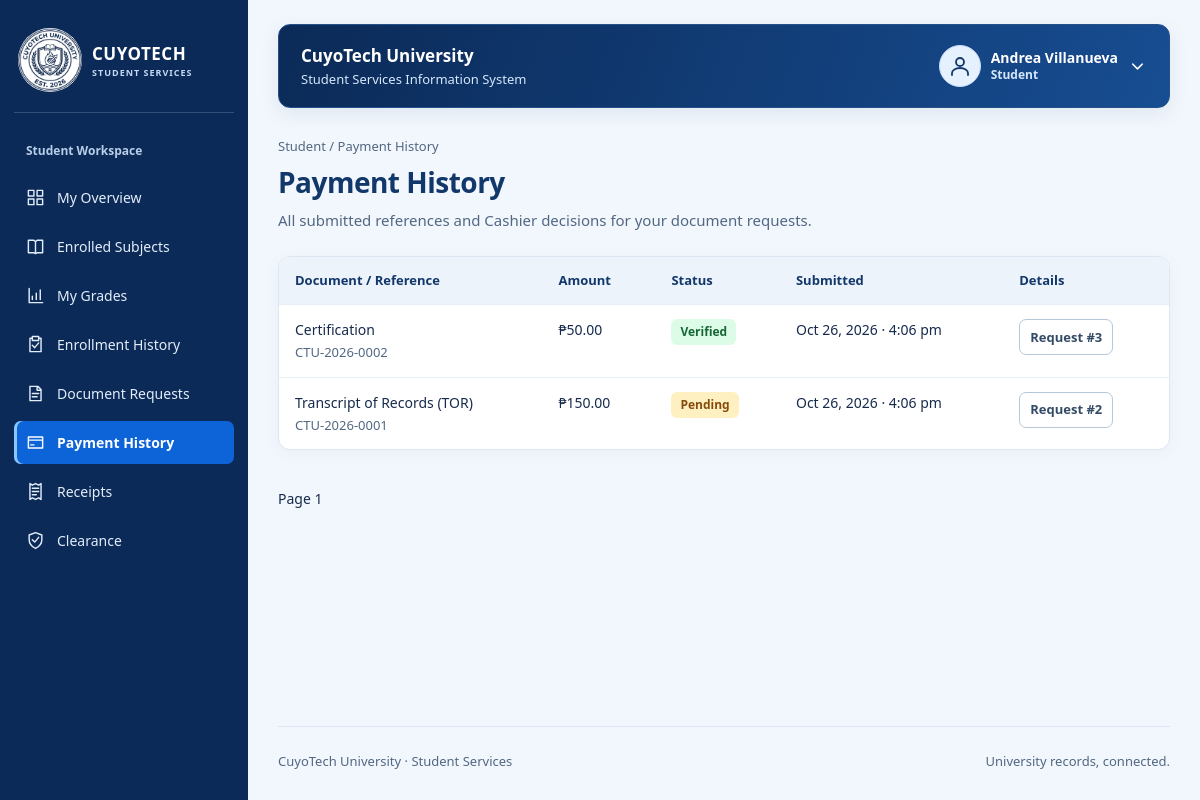
The page /student/payments.php (signed in) on the database its author committed.
### tables this page shows
CREATE TABLE IF NOT EXISTS students (
    student_id INT AUTO_INCREMENT PRIMARY KEY,
    account_id INT NOT NULL UNIQUE,
    department_id INT NOT NULL,
    student_number VARCHAR(30) NOT NULL UNIQUE,
    first_name VARCHAR(200) NOT NULL,
    last_name VARCHAR(200) NOT NULL,
    academic_status VARCHAR(20) NOT NULL DEFAULT 'ACTIVE',
    FOREIGN KEY (account_id) REFERENCES accounts(account_id),
    FOREIGN KEY (department_id) REFERENCES departments(department_id)
);

CREATE TABLE IF NOT EXISTS accounts (
    account_id INT AUTO_INCREMENT PRIMARY KEY,
    email VARCHAR(254) NOT NULL UNIQUE,
    password_hash VARCHAR(255) NOT NULL,
    account_role VARCHAR(10) NOT NULL,
    is_active BOOLEAN NOT NULL DEFAULT TRUE,
    created_at DATETIME NOT NULL DEFAULT CURRENT_TIMESTAMP,
    updated_at DATETIME NOT NULL DEFAULT CURRENT_TIMESTAMP ON UPDATE CURRENT_TIMESTAMP
);

CREATE TABLE IF NOT EXISTS payments (
    payment_id INT AUTO_INCREMENT PRIMARY KEY,
    request_id INT NOT NULL,
    amount DECIMAL(10,2) NOT NULL,
    transaction_ref VARCHAR(100) NULL UNIQUE,
    payment_status VARCHAR(20) NOT NULL DEFAULT 'PENDING',
    submitted_at DATETIME NOT NULL DEFAULT CURRENT_TIMESTAMP,
    verified_by_staff_id INT NULL,
    verified_at DATETIME NULL,
    remarks VARCHAR(1000) NULL,
    FOREIGN KEY (request_id) REFERENCES document_requests(request_id),
    FOREIGN KEY (verified_by_staff_id) REFERENCES staff_users(staff_id)
);

CREATE TABLE IF NOT EXISTS document_types (
    document_type_id INT AUTO_INCREMENT PRIMARY KEY,
    document_name VARCHAR(120) NOT NULL UNIQUE,
    fee_amount DECIMAL(10,2) NOT NULL,
    clearance_required BOOLEAN NOT NULL,
    is_active BOOLEAN NOT NULL DEFAULT TRUE
);

### config/database.php (called while the page is built)
<?php
function config(): array
{
    return [
        'host' => '127.0.0.1',
        'port' => '3306',
        'database' => 'cuyotech_ssis_db',
        'username' => 'root',
        'password' => '',
        'base_url' => '/CuyoTech-SSIS',
        'campus_image' => '',
        'grade_values' => [],
    ];
}
function db(): PDO
{
    static $pdo;
    if (!$pdo) {
        $c = config();
        $pdo = new PDO(
            "mysql:host={$c['host']};port={$c['port']};dbname={$c['database']}",
            $c['username'],
            $c['password'],
            [
                PDO::ATTR_ERRMODE => PDO::ERRMODE_EXCEPTION,
                PDO::ATTR_DEFAULT_FETCH_MODE => PDO::FETCH_ASSOC,
                PDO::ATTR_EMULATE_PREPARES => false,
            ]
        );
        $pdo->exec("SET time_zone = '+00:00'");
    }
    return $pdo;
}

### includes/auth.php (called while the page is built, shortened)
<?php
require_once __DIR__ . '/functions.php';
function current_user(): ?array
{
    $user = one('SELECT a.account_id, a.email, a.account_role, a.is_active,
        COALESCE(s.first_name,f.first_name) AS first_name,COALESCE(s.last_name,f.last_name) AS last_name,
        s.student_id, s.department_id AS student_department_id, TRIM(CONCAT(s.first_name,CHAR(32),s.last_name)) AS student_name,
        f.staff_id, TRIM(CONCAT(f.first_name,CHAR(32),f.last_name)) AS staff_name, f.staff_role, f.access_scope, f.department_id
        FROM accounts a LEFT JOIN students s ON s.account_id=a.account_id
        LEFT JOIN staff_users f ON f.account_id=a.account_id WHERE a.account_id=?', [$_SESSION['account_id']]);
    $user['role'] = $user['account_role'] === 'STUDENT' ? 'STUDENT' : $user['staff_role'];
    $user['full_name'] = $user['student_name'] ?: $user['staff_name'];
    return $user;
}
function require_role(string ...$allowed): array
{
    $user = current_user();
    return $user;
}
function portal(array $user): string
{
    return strtolower($user['role']);
}

### student/payments.php (the view, shortened to what this page needs)
<?php
require_once __DIR__ . '/../includes/auth.php';
$user = require_role('STUDENT');
$list = rows('SELECT p.*,d.document_name,z.receipt_id FROM payments p JOIN document_requests r ON r.request_id=p.request_id JOIN document_types d ON d.document_type_id=r.document_type_id LEFT JOIN receipts z ON z.payment_id=p.payment_id WHERE r.student_id=? ORDER BY p.payment_id DESC' . page_limit(), [$user['student_id']]);
$title = 'Payment History';
$subtitle = 'All submitted references and Cashier decisions for your document requests.';
require __DIR__ . '/../includes/header.php';
?>
<section class="panel flush">
    <div class="table-wrap">
        <table>
            <thead>
                <tr>
                    <th>Document / Reference</th>
                    <th>Amount</th>
                    <th>Status</th>
                    <th>Submitted</th>
                    <th>Details</th>
                </tr>
            </thead>
            <tbody>
                <?php foreach ($list as $row): ?>
                    <tr>
                        <td>
                            <?= e($row['document_name']) ?>
                            <span class="muted">
                                <?= e($row['transaction_ref']) ?>
                            </span>
                        </td>
                        <td>
                            <?= e(money($row['amount'])) ?>
                        </td>
                        <td>
                            <?= badge($row['payment_status']) ?>
                        </td>
                        <td>
                            <?= e(date_label($row['submitted_at'])) ?>
                        </td>
                        <td>
                            <a class="button secondary compact" href="<?= e(url('student/request-details.php?id=' . $row['request_id'])) ?>">Request #<?= e($row['request_id']) ?>
                            </a>
                        </td>
                    </tr>
                <?php endforeach; ?>
            </tbody>
        </table>
    </div>
</section>
<?php pagination(); ?>
<?php require __DIR__ . '/../includes/footer.php'; ?>

### includes/header.php (shortened to what this page needs)
<!doctype html>
<html lang="en">
<head>
    <link rel="stylesheet" href="<?= e(url('assets/css/app.css')) ?>">
</head>
<body class="portal-layout">
    <header class="topbar">
        <div class="workspace-name">CuyoTech University<small>Student Services Information System</small></div>
        <button type="button" class="menu-toggle" aria-controls="portal-nav" aria-expanded="false"><?= icon('menu') ?> Menu</button>
        <details class="profile-menu">
            <summary aria-label="Open account menu">
                <span class="avatar"><?= icon('profile') ?></span>
                <span class="profile-identity"><strong><?= e($user['full_name']) ?></strong><small><?= e(ui_label($user['role'])) ?></small></span>
                <?= icon('chevron') ?>
            </summary>
        </details>
    </header>
    <div class="shell">
        <?php require __DIR__ . '/sidebar.php'; ?>
        <main class="content" id="main" tabindex="-1">
            <div class="eyebrow">
                <?= e(ui_label($user['role'])) ?> / <?= e(ucwords($title)) ?>
            </div>
            <div class="page-heading">
                <div>
                    <h1>
                        <?= e(ucwords($title)) ?>
                    </h1>
                    <?php if (!empty($subtitle)): ?><p><?= e($subtitle) ?></p><?php endif; ?>
                </div>
            </div>

### includes/functions.php (shortened to what this page needs)
<?php
require_once __DIR__ . '/../config/database.php';
function e($value): string
{
    return htmlspecialchars((string) ($value ?? ''), ENT_QUOTES | ENT_SUBSTITUTE, 'UTF-8');
}
function url(string $path): string
{
    return config()['base_url'] . '/' . ltrim($path, '/');
}
function query(string $sql, array $params = []): PDOStatement
{
    $stmt = db()->prepare($sql);
    $stmt->execute($params);
    return $stmt;
}
function rows(string $sql, array $params = []): array
{
    return query($sql, $params)->fetchAll();
}
function one(string $sql, array $params = []): ?array
{
    return query($sql, $params)->fetch() ?: null;
}
function input(string $name, string $default = ''): string
{
    $value = $_POST[$name] ?? $_GET[$name] ?? $default;
    return is_string($value) ? trim($value) : $default;
}
function money($value): string
{
    return '₱' . number_format((float) $value, 2);
}
function date_label(?string $value): string
{
    return $value ? (new DateTimeImmutable($value, new DateTimeZone('UTC')))->setTimezone(new DateTimeZone('Asia/Manila'))->format('M j, Y · g:i a') : '—';
}
function badge(string $value): string
{
    return '<span class="badge ' . e(strtolower($value)) . '">' . e(ui_label($value)) . '</span>';
}
function page_limit(): string
{
    $page = max(1, min(100000, (int) input('page', '1')));
    return ' LIMIT 21 OFFSET ' . (($page - 1) * 20);
}
function pagination(): void
{
    $page = max(1, (int) input('page', '1'));
    echo '<nav class="pagination" aria-label="Pagination">';
    echo '<span>Page ' . e($page) . '</span>
</nav>';
}
function icon(string $name): string
{
    $aliases = ['accounts' => 'users', 'students' => 'student', 'departments' => 'building', 'courses' => 'graduation', 'subjects' => 'book', 'enrollments' => 'enrollment', 'terms' => 'calendar', 'grades' => 'results', 'document-requests' => 'file', 'service-catalog' => 'catalog', 'receipts' => 'receipt', 'payments' => 'payment', 'clearance' => 'shield', 'clearances' => 'shield', 'clearance-status' => 'shield', 'activity-log' => 'activity'];
    $paths = [
        'enrollment' => 'M8 4H5v17h14V4h-3 M8 2h8v5H8z M8 13l3 3 5-6',
        'student' => 'M5 21v-2a7 5 0 0 1 14 0v2 M8 8v3a4 4 0 0 0 8 0V8 M3 5l9-4 9 4-9 4z M21 5v7',
        'building' => 'M4 21V3h16v18 M2 21h20 M8 7h2 M14 7h2 M8 11h2 M14 11h2 M10 21v-6h4v6',
        'graduation' => 'M2 8l10-5 10 5-10 5z M6 11v6q6 5 12 0v-6 M22 8v10',
        'results' => 'M4 3v18h17 M8 17v-4 M13 17V9 M18 17V5',
        'receipt' => 'M5 2l3 2 4-2 4 2 3-2v20l-3-2-4 2-4-2-3 2z M8 8h8 M8 12h8 M8 16h5',
        'shield' => 'M12 2l8 3v6c0 5-4 9-8 11-4-2-8-6-8-11V5z m-4 9 3 3 5-6',
        'catalog' => 'M4 3h16v18H4z M8 7h2 M13 7h3 M8 12h2 M13 12h3 M8 17h2 M13 17h3',
        'back' => 'M20 12H4 m7-7-7 7 7 7',
        'chevron' => 'm6 9 6 6 6-6',
        'dashboard' => 'M3 3h7v7H3z M14 3h7v7h-7z M3 14h7v7H3z M14 14h7v7h-7z',
        'users' => 'M16 21v-2a4 4 0 0 0-4-4H6a4 4 0 0 0-4 4v2 M9 11a4 4 0 1 0 0-8 4 4 0 0 0 0 8 M17 4a4 4 0 0 1 0 8 M22 21v-2a4 4 0 0 0-3-4',
        'book' => 'M3 4h7l2 2 2-2h7v16h-7l-2 1-2-1H3z M12 6v15',
        'calendar' => 'M4 5h16v16H4z M8 2v6 M16 2v6 M4 11h16',
        'file' => 'M5 3h10l4 4v14H5z M14 3v5h5 M8 12h8 M8 16h6',
        'check' => 'm4 12 5 5L20 6',
        'close' => 'm6 6 12 12 M18 6 6 18',
        'payment' => 'M3 5h18v14H3z M3 9h18 M6 15h4',
        'activity' => 'M3 12h4l3-8 4 16 3-8h4',
        'profile' => 'M12 12a4 4 0 1 0 0-8 4 4 0 0 0 0 8 M4 21v-2a8 5 0 0 1 16 0v2',
        'search' => 'M10 17a7 7 0 1 0 0-14 7 7 0 0 0 0 14 m5-2 6 6',
        'add' => 'M12 4v16 M4 12h16',
        'edit' => 'm4 15 12-12 5 5L9 20H4z M14 5l5 5',
        'eye' => 'M2 12s4-7 10-7 10 7 10 7-4 7-10 7S2 12 2 12 M12 15a3 3 0 1 0 0-6 3 3 0 0 0 0 6',
        'logout' => 'M9 4H3v16h6 M9 12h12 m-5-5 5 5-5 5',
        'print' => 'M6 9V3h12v6 M6 17H3V9h18v8h-3 M6 14h12v7H6z',
        'menu' => 'M3 6h18 M3 12h18 M3 18h18',
        'delete' => 'M3 6h18 M9 6V3h6v3 M5 6l1 15h12l1-15 M10 10v7 M14 10v7',
    ];
    $name = $aliases[$name] ?? $name;
    $path = $paths[$name] ?? $paths['file'];
    return '<svg class="icon" viewBox="0 0 24 24" fill="none" stroke="currentColor" stroke-width="1.8" stroke-linecap="round" stroke-linejoin="round" aria-hidden="true" focusable="false"><path d="' . $path . '"/></svg>';
}
function ui_label(string $value): string
{
    $labels = ['ADMIN' => 'Administrator', 'DEPARTMENT' => 'Department Staff', 'UNIVERSITY' => 'University-wide'];
    return $labels[$value] ?? ucwords(strtolower(str_replace('_', ' ', $value)));
}
?>

### includes/sidebar.php
<?php
$menus = [
    'ADMIN' => ['dashboard' => 'Overview', 'accounts' => 'User accounts', 'service-catalog' => 'Service catalog', 'departments' => 'Departments', 'courses' => 'Courses', 'subjects' => 'Subjects', 'terms' => 'Academic terms', 'activity-log' => 'Request activity'],
    'STUDENT' => ['dashboard' => 'My overview', 'subjects' => 'Enrolled subjects', 'grades' => 'My grades', 'enrollments' => 'Enrollment history', 'document-requests' => 'Document requests', 'payments' => 'Payment history', 'receipts' => 'Receipts', 'clearance' => 'Clearance'],
    'REGISTRAR' => ['dashboard' => 'Registrar desk', 'enrollments' => 'Enrollments', 'grades' => 'Grade records', 'document-requests' => 'Document requests', 'clearance-status' => 'Clearance status'],
    'CASHIER' => ['dashboard' => 'Cashier desk', 'payments' => 'Payment verification', 'receipts' => 'Issued receipts'],
    'DEPARTMENT' => ['dashboard' => 'Department desk', 'clearances' => 'Clearance processing', 'students' => 'Department students'],
];
$page = basename($_SERVER['SCRIPT_NAME'], '.php');
$parentPages = [
    'account-create' => 'accounts',
    'account-edit' => 'accounts',
    'account-toggle' => 'accounts',
    'request-create' => 'document-requests',
    'request-details' => 'document-requests',
    'enrollment-details' => 'enrollments',
    'grade-entry' => 'grades',
    'payment-create' => 'payments',
    'payment-details' => 'payments',
    'verify-payment' => 'payments',
    'clearance-details' => 'clearances'
];
$activePage = $parentPages[$page] ?? $page;
?>
<nav class="sidebar" id="portal-nav" aria-label="Portal navigation">
    <a class="brand" href="<?= e(url(portal($user) . '/dashboard.php')) ?>">
        <span class="brand-emblem"><img class="university-logo" src="<?= e(url('assets/images/CuyoTech-Logo.png')) ?>" alt="" width="80" height="80"></span>
        <div>CUYOTECH<small>STUDENT SERVICES</small>
        </div>
    </a>
    <div class="label"><?= e(ui_label($user['role'])) ?> Workspace</div>
    <?php foreach ($menus[$user['role']] as $file => $label): ?>
        <a <?= $activePage === $file ? 'aria-current="page"' : '' ?> class="<?= $activePage === $file ? 'active' : '' ?>" href="<?= e(url(portal($user) . '/' . $file . '.php')) ?>">
            <?= icon($file) ?>
            <?= e(ucwords($label)) ?>
        </a>
    <?php endforeach; ?>
</nav>

### rows shown on the page
students: account.account_role "Student", account.account_role "My Overview", account.account_role "Enrolled Subjects", account.account_role "My Grades", account.account_role "Enrollment History", account.account_role "Document Requests", account.account_role "Payment History", account.account_role "Receipts", account.account_role "Clearance"
payments: document_types.document_name "Certification", transaction_ref "CTU-2026-0002", amount "₱50.00", payment_status "Verified", submitted_at "Oct 26, 2026 · 4:06 pm", request "3"
payments: document_types.document_name "Transcript of Records (TOR)", transaction_ref "CTU-2026-0001", amount "₱150.00", payment_status "Pending", submitted_at "Oct 26, 2026 · 4:06 pm", request "2"

### other values the page prints
$user['full_name'] "Andrea Villanueva"
$title "Payment History"
$subtitle "All submitted references and Cashier decisions for your document requests."
$page "1"
